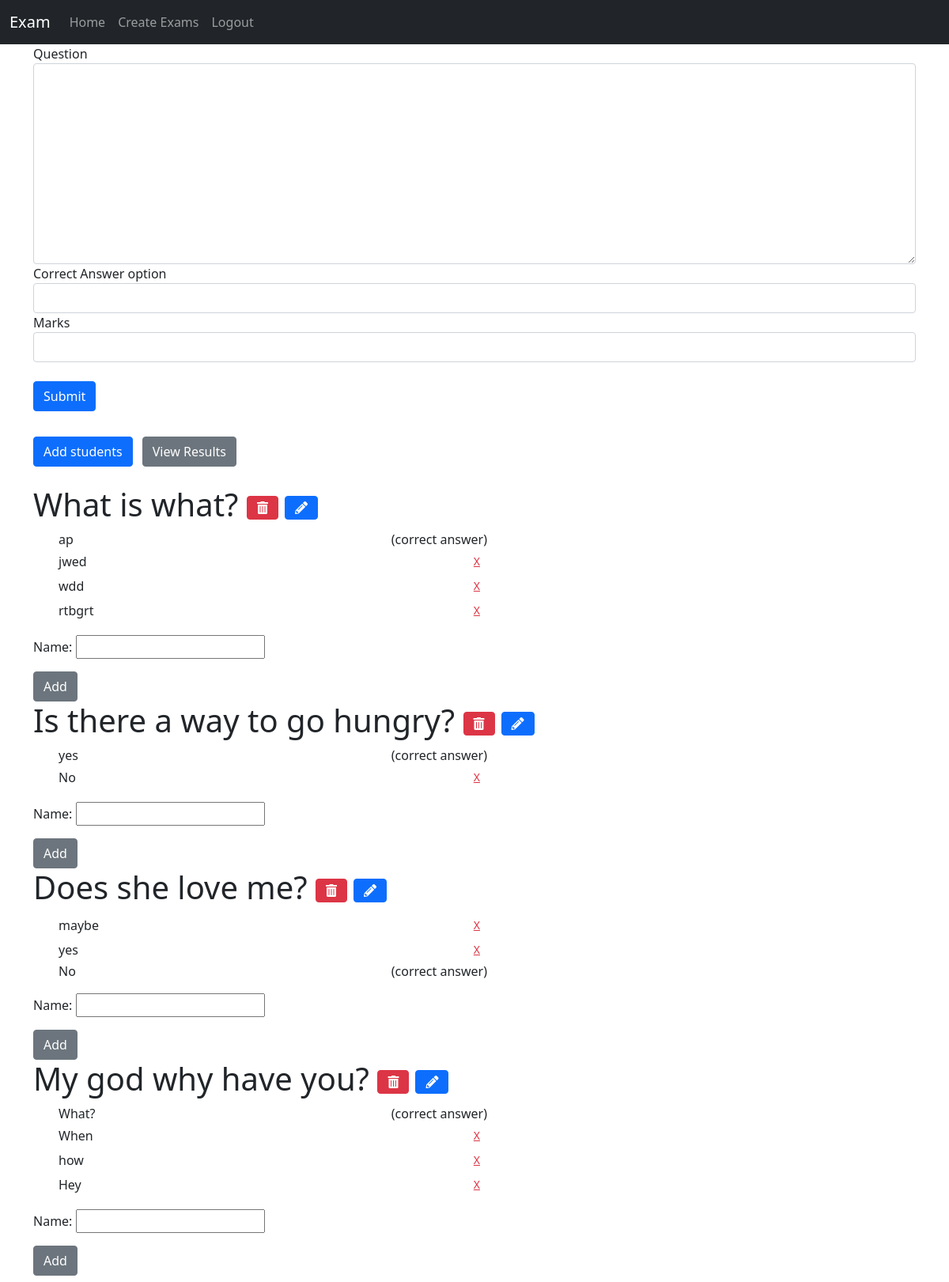
/teacher/create_mc_questions/6/ (signed in), run on the app's committed database.
### apps/teachers/models.py (models this page shows, shortened)
class Question(models.Model):
    exam = models.ForeignKey(Exam, related_name="questions", on_delete=models.CASCADE)
    question = models.TextField()
    marks = models.FloatField()
    def __str__(self) -> str:
        return self.question

class Option(models.Model):
    question = models.ForeignKey(
        Question, related_name="options", on_delete=models.CASCADE
    )
    name = models.CharField(max_length=255)
    is_answer = models.BooleanField(default=False)
    def __str__(self) -> str:
        return self.name

### apps/teachers/views.py (the view, shortened to what this page needs)
@login_required
@teacher_required
def multiple_choice_quections(request, exam_id):
    exam = get_object_or_404(Exam, pk=exam_id)
    if exam.exam_type == "mc":
        question_form = McQuestionForm(request.POST or None)
        questions = exam.questions.all()
        context = {
            "questions": questions,
            "form": question_form,
            "message": messages,
            "option_form": OptionForm(),
            "exam": exam,
        }
        return render(request, "teachers/create_mm_questions.html", context)
    messages.error(request, f"{exam.name} is not a multiple choice exam")
    return redirect("create_exam")

### apps/teachers/forms.py
class McQuestionForm(forms.ModelForm):
    option = forms.CharField(max_length=200)
    class Meta:
        model = Question
        fields = ["question", "marks"]

class OptionForm(forms.ModelForm):
    class Meta:
        model = Option
        fields = ["name"]

### templates/teachers/create_mm_questions.html (shortened to what this page needs)
{% extends "index.html" %}
{% load widget_tweaks %}
{% block content %}
    <br>
    <br>
    <form method="POST" enctype="multipart/form-data" class="mb-3">
        <label for="question">Question</label>
        {{ form.question|add_class:"form-control" }}
        <label for="option">Correct Answer option</label>
        {{ form.option|add_class:"form-control" }}
        <label for="marks">Marks</label>
        {{form.marks|add_class:"form-control" }}
        <br>
        <input type="submit" class="btn btn-primary" value="Submit">
    </form>
    <a href="{% url 'students_create' exam.id %}" class="btn btn-primary mt-3 me-2 mb-4">Add students</a>
    <a class="btn btn-secondary mt-3 mb-4" href="{% url 'results_view' exam.id %}">View Results</a>
    {% for question in questions %}
        <h1>{{ question }} <i class="btn btn-danger fas fa-trash-alt"
            data-bs-toggle="modal"
            data-bs-target="#deleteModal{{ question.id }}">
         </i><i class="btn btn-primary fas fa-pencil-alt mx-2"
data-bs-toggle="modal"
data-bs-target="#formModal{{ question.id }}"></i></h1>
        <div id="options-container-{{ question.id }}">
            {% include 'partials/options.html' with options=question.options.all question_id=question.id %}
        </div>
        <form action="{% url 'add_option_to_question' question.id %}"
              method="post"
              hx-post="{% url 'add_option_to_question' question.id %}"
              hx-target="#options-container-{{ question.id }}"
              hx-swap="innerHTML">
            {{ option_form.as_p }}
            <button type="submit" class="btn btn-secondary" hx-trigger="click">Add</button>
        </form>
    {% endfor %}
{% endblock content %}

### templates/partials/options.html (shortened to what this page needs)
<ul>
    {% for option in options %}
    <li class="d-flex align-items-center justify-content-between col-6">
        {% if option.is_answer %}
        <span>{{ option }}</span>
        <span>(correct answer)</span>
        {% else %}
        <span>{{ option }}</span>
        <form action="{% url 'delete_option' option.id %}" method="post" hx-post="{% url 'delete_option' option.id %}" hx-confirm="Are you sure you want to delete this option?" hx-target="#options-container-{{ question_id }}" hx-swap="innerHTML">
            <button type="submit" class="btn btn-link text-danger btn-sm" hx-trigger="click">X</button>
        </form>
        {% endif %}
    </li>
    {% endfor %}
</ul>

### data on the page
Question: question "What is what?"
Option: name "ap"
Option: name "jwed"
Option: name "wdd"
Option: name "rtbgrt"
Question: question "Is there a way to go hungry?"
Option: name "yes"
Option: name "No"
Question: question "Does she love me?"
Option: name "maybe"
Option: name "yes"
Option: name "No"
Question: question "My god why have you?"
Option: name "What?"
Option: name "When"
Option: name "how"
Option: name "Hey"
